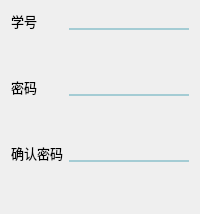
         <widget class="QWidget" name="student_page">
          <layout class="QGridLayout" name="gridLayout_3">
           <item row="5" column="0">
            <widget class="QLabel" name="stu_pwd_again">
             <property name="font">
              <font>
               <pointsize>10</pointsize>
              </font>
             </property>
             <property name="text">
              <string>确认密码</string>
             </property>
            </widget>
           </item>
           <item row="7" column="2">
            <spacer name="verticalSpacer_16">
             <property name="orientation">
              <enum>Qt::Vertical</enum>
             </property>
             <property name="sizeHint" stdset="0">
              <size>
               <width>20</width>
               <height>40</height>
              </size>
             </property>
            </spacer>
           </item>
           <item row="0" column="0">
            <widget class="QLabel" name="stu_id">
             <property name="font">
              <font>
               <pointsize>10</pointsize>
              </font>
             </property>
             <property name="text">
              <string>学号</string>
             </property>
            </widget>
           </item>
           <item row="2" column="2">
            <widget class="QLineEdit" name="stu_pwd_tx">
             <property name="minimumSize">
              <size>
               <width>110</width>
               <height>0</height>
              </size>
             </property>
             <property name="styleSheet">
              <string notr="true">background:transparent;
border-color:#a4ccd4;
border-style:solid;
border-top-width:0px;
border-right-width:0px;
border-bottom-width:2px;
border-left-width:0px;</string>
             </property>
            </widget>
           </item>
           <item row="2" column="0">
            <widget class="QLabel" name="stu_pwd">
             <property name="font">
              <font>
               <pointsize>10</pointsize>
              </font>
             </property>
             <property name="text">
              <string>密码</string>
             </property>
            </widget>
           </item>
           <item row="5" column="2">
            <widget class="QLineEdit" name="stu_pwd_again_tx">
             <property name="minimumSize">
              <size>
               <width>90</width>
               <height>0</height>
              </size>
             </property>
             <property name="styleSheet">
              <string notr="true">background:transparent;
border-color:#a4ccd4;
border-style:solid;
border-top-width:0px;
border-right-width:0px;
border-bottom-width:2px;
border-left-width:0px;</string>
             </property>
            </widget>
           </item>
           <item row="1" column="2">
            <spacer name="verticalSpacer_9">
             <property name="orientation">
              <enum>Qt::Vertical</enum>
             </property>
             <property name="sizeHint" stdset="0">
              <size>
               <width>20</width>
               <height>40</height>
              </size>
             </property>
            </spacer>
           </item>
           <item row="3" column="2">
            <spacer name="verticalSpacer_40">
             <property name="orientation">
              <enum>Qt::Vertical</enum>
             </property>
             <property name="sizeHint" stdset="0">
              <size>
               <width>20</width>
               <height>40</height>
              </size>
             </property>
            </spacer>
           </item>
           <item row="0" column="2">
            <widget class="QLineEdit" name="stu_id_tx">
             <property name="minimumSize">
              <size>
               <width>110</width>
               <height>0</height>
              </size>
             </property>
             <property name="styleSheet">
              <string notr="true">background:transparent;
border-color:#a4ccd4;
border-style:solid;
border-top-width:0px;
border-right-width:0px;
border-bottom-width:2px;
border-left-width:0px;</string>
             </property>
            </widget>
           </item>
          </layout>
         </widget>
